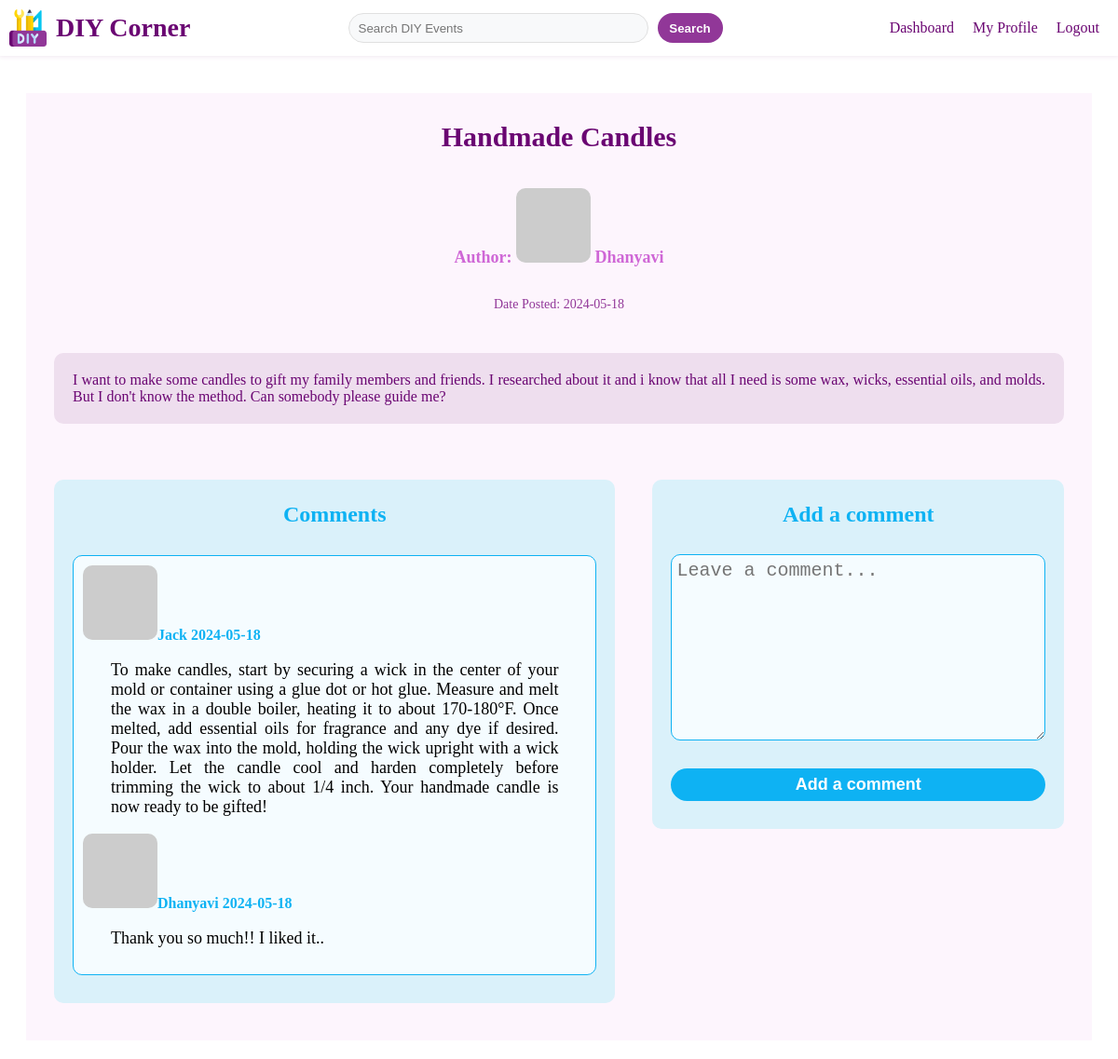
/details/1 (signed in), run on the app's committed database.
### app/models.py (models this page shows, shortened)
class Post(db.Model):
    __tablename__ = 'post'
    id = db.Column(db.Integer, primary_key=True, autoincrement=True)
    title = db.Column(db.String(100), nullable=False)
    content = db.Column(db.Text, nullable=False)
    date_posted = db.Column(db.DateTime, nullable=False, default=datetime.now)
    user_id = db.Column(db.Integer, db.ForeignKey('user.id'), nullable=False)
    author = db.relationship('User', backref=db.backref('post'))

class User(db.Model, UserMixin):
    __tablename__ = 'user'
    id = db.Column(db.Integer, primary_key=True, autoincrement=True)
    username = db.Column(db.String(50), nullable=False)
    password_hash = db.Column(db.String(128), nullable=False)
    about_me = db.Column(db.Text, nullable=True)
    last_seen = db.Column(db.DateTime, nullable=False, default=datetime.now)
    def avatar(self, size):
        digest = md5(self.username.lower().encode('utf-8')).hexdigest()
        return f'https://www.gravatar.com/avatar/{digest}?d=identicon&s={size}'

class Comment(db.Model):
    __tablename__ = 'comment'
    id = db.Column(db.Integer, primary_key=True, autoincrement=True)
    content = db.Column(db.Text, nullable=False)
    date_posted = db.Column(db.DateTime, nullable=False, default=datetime.now)
    user_id = db.Column(db.Integer, db.ForeignKey('user.id'), nullable=False)
    post_id = db.Column(db.Integer, db.ForeignKey('post.id'), nullable=False)
    author = db.relationship('User', backref=db.backref('comment'))
    post = db.relationship('Post', backref=db.backref('comment', order_by=id))

### app/routes.py (the view)
@app.route('/details/<int:post_id>', methods=['GET', 'POST'])
@login_required
def details(post_id):
    post = Post.query.get_or_404(post_id)
    comments = Comment.query.filter_by(post_id=post_id).all()
    comment_form = CommentForm()
    if comment_form.validate_on_submit():
        comment = Comment(content=comment_form.content.data, author=current_user, post_id=post_id)
        db.session.add(comment)
        db.session.commit()
        flash('Your comment is now live!', 'success')
        return redirect(url_for('details', post_id=post_id, user_id=current_user.id))
    return render_template('details.html', post=post, comments=comments, form=comment_form, user=current_user, comment_form=comment_form)

### app/forms.py
class CommentForm(FlaskForm):
    content = TextAreaField('Content', validators=[DataRequired()])
    submit = SubmitField('Add a comment')

### app/models.py (called while the page is built)
@login.user_loader
def get_user(id):
    return User.query.get(int(id))

### app/templates/details.html (shortened to what this page needs)
{% extends 'base.html' %}
{% block content %}
    <div class="details-container">
        <h1>{{ post.title }}</h1>
        <p class="details-author">Author: <img src="{{ post.author.avatar(48) }}"> {{ post.author.username }}</p>
        <p class="details-date">Date Posted: {{ post.date_posted.strftime('%Y-%m-%d') }}</p>
        <p class="details-content">{{ post.content}}</p>
        <div class="comment-box">
            <div class="comment-details">
                <p>Comments</p>
                <div class="comment-list">
                    {% for comment in comments %}
                        <img src="{{ comment.author.avatar(36) }}">{{ comment.author.username }}
                        {{ comment.date_posted.strftime('%Y-%m-%d') }}
                        <p class="comment-content">{{ comment.content }}</p>
                    {% endfor %}
                </div>
            </div>
            <div class="comment-form">
                <p>Add a comment</p>
                <form action="{{ url_for('details', post_id=post.id) }}" method="post">
                    {{ comment_form.content(class="comment-input", placeholder="Leave a comment...") }}
                    {{ comment_form.submit }}
                </form>
            </div>
        </div>
    </div>
{% endblock %}

### app/static/css/base.css (style rules this page uses)
* { list-style: none; text-decoration: none; }

### app/static/css/index.css (style rules this page uses)
* { list-style: none; text-decoration: none; }

### app/static/css/dashboard.css (style rules this page uses)
* { list-style: none; text-decoration: none; }

### app/static/css/details.css (style rules this page uses)
* { list-style: none; text-decoration: none; }
.details-container { display: flex; flex-direction: column; align-items: justify; margin: 20px; margin-top: 100px; padding: 10px; background-color: #fdf5fd; }
.details-container img { border-radius: 10px; }
.details-container h1 { font-size: 30px; color: #6a0572; font-weight: 700; text-align: center; }
.details-author { font-size: 18px; color: #cf67d6; font-weight: 600; text-align: center; }
.details-date { font-size: 14px; color: #913798; font-weight: 500; text-align: center; }
.details-content { font-size: 16px; font-weight: 500; color: #6a0572; text-align: justify; background-color: #eedeee; margin: 30px 20px; padding: 20px; border-radius: 10px; }
.comment-box { display: flex; align-items: flex-start; width: 100%; }
.comment-details { flex: 3; width: 60%; text-align: center; font-size: 24px; background-color: #daf1fa; color: #0eb2f3; font-weight: 700; align-items: center; margin: 30px 20px; border-radius: 10px; }
.comment-list { height: auto; width: auto; background-color: #f5fcff; border: 1px solid #0eb2f3; border-radius: 10px; margin: 30px 20px; padding: 10px; font-size: 16px; font-weight: 600; text-align: justify; }
.comment-list p { padding: 0 30px; font-size: 18px; font-weight: 500; color: #000000; }
.comment-form { position: sticky; top: 200px; flex: 2; width: 40%; display: flex; flex-direction: column; text-align: center; font-size: 24px; background-color: #daf1fa; border-radius: 10px; color: #0eb2f3; font-weight: 700; margin: 30px 20px; box-sizing: border-box; padding: 0 20px; }
.comment-input { width: 100%; height: 200px; padding: 5px; margin-top: 5px; border: 1px solid #0eb2f3; background-color: #f5fcff; border-radius: 10px; resize: vertical; font-size: 20px; color: #0eb2f3; box-sizing: border-box; }
.comment-form input[type="submit"] { width: 100%; height: 35px; border: none; border-radius: 30px; background-color: #0eb2f3; color: white; font-size: 18px; font-weight: 600; cursor: pointer; outline: none; transition: all 0.3s ease; margin-bottom: 30px; box-sizing: border-box; }

### app/static/css/forms.css (style rules this page uses)
* { list-style: none; text-decoration: none; }

### app/static/css/profile.css (style rules this page uses)
* { list-style: none; text-decoration: none; }

### data on the page
Post: title "Handmade Candles", date_posted "2024-05-18", content "I want to make some candles to gift my family members and friends. I researched about it and i know that all I need is some wax, wicks, essential oils, and molds. But I don't know the method. Can somebody please guide me?"
User: author.username "Dhanyavi"
Comment: author.username "Jack", date_posted "2024-05-18", content "To make candles, start by securing a wick in the center of your mold or container using a glue dot or hot glue. Measure and melt the wax in a double boiler, heating it to about 170-180°F. Once melted, add essential oils for fragrance and any dye if desired. Pour the wax into the mold, holding the wick upright with a wick holder. Let the candle cool and harden completely before trimming the wick to about 1/4 inch. Your handmade candle is now ready to be gifted!"
Comment: author.username "Dhanyavi", date_posted "2024-05-18", content "Thank you so much!! I liked it.."
